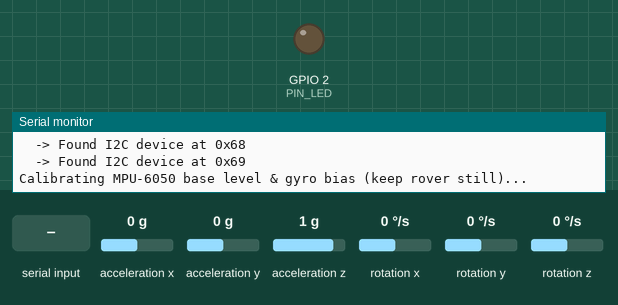
Recording of a sketch running on a simulated ESP32. Parts: output pins drawn as LEDs (lit = HIGH), the last lines printed to the serial monitor. Wiring (inferred from the names in the program): MPU-6050 motion sensor at I2C address 0x69. Dashed ring = blinking. The inputs (shaded band) are chosen by the test bench; at power-on: acceleration x 0 g, acceleration y 0 g, acceleration z 1 g, rotation x 0 °/s, rotation y 0 °/s, rotation z 0 °/s.

Above: at 0.5 s.
At 2.4 s:
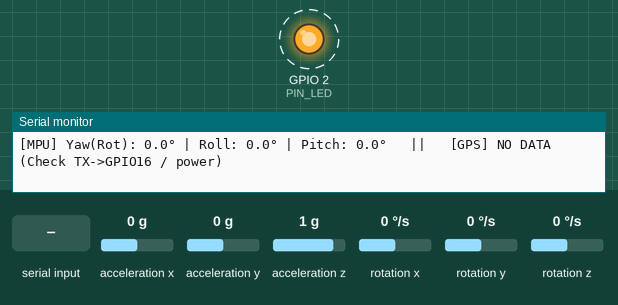
2.5 s: "z90\n" received over Serial
5.5 s: "S\n" received over the second serial link
Timing chart, 0 to 14.5 s (numbered marks = the images above; inputs shaded):
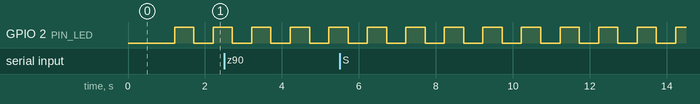

Measured:
- by itself, GPIO 2 (PIN_LED): alternates HIGH for 0.50 s and LOW for 0.50 s

The sketch:

esp32_mpu_gps_test.ino
```cpp
/* ==============================================================================
 * RiceTrack — Standalone ESP32 + MPU-6050 + NEO-6M GPS Diagnostic Test Sketch
 * ==============================================================================
 * Zero external libraries required! (Uses built-in Wire.h + Serial2)
 *
 * WIRING:
 *   MPU-6050 (I2C):
 *     VCC -> 3.3V (or 5V on GY-521)
 *     GND -> GND
 *     SDA -> GPIO 21
 *     SCL -> GPIO 22
 *
 *   NEO-6M GPS (UART2 @ 9600 baud):
 *     VCC -> 3.3V / 5V
 *     GND -> GND
 *     TX  -> GPIO 16 (ESP32 RX2)
 *     RX  -> GPIO 17 (ESP32 TX2)
 *
 * Open Serial Monitor at 115200 baud to see live MPU & GPS diagnostics!
 * ============================================================================== */

#include <Wire.h>
#include <math.h>

// Pins
const int PIN_I2C_SDA = 21;
const int PIN_I2C_SCL = 22;
const int PIN_GPS_RX  = 16;  // Connects to GPS TX
const int PIN_GPS_TX  = 17;  // Connects to GPS RX
const int PIN_LED     = 2;

// MPU-6050 state
uint8_t mpu_addr = 0x68;
bool mpu_ok = false;
float gx_bias = 0.0f, gy_bias = 0.0f, gz_bias = 0.0f;
float roll_zero = 0.0f, pitch_zero = 0.0f;
float roll_deg = 0.0f, pitch_deg = 0.0f, yaw_deg = 0.0f;
uint32_t last_imu_us = 0;

// GPS state
String nmea_line = "";
uint32_t gps_bytes_rx = 0;
uint32_t gps_sentences = 0;
bool gps_fix = false;
int gps_sats = 0;
double gps_lat = 0.0;
double gps_lon = 0.0;
String last_gga = "";

uint32_t last_print_ms = 0;

// ------------------------------------------------------------------------------
// NMEA PARSER HELPER (Zero external libraries)
// ------------------------------------------------------------------------------
double nmeaToDecimal(const String& raw, const String& hemi) {
  if (raw.length() < 4 || raw.indexOf('.') == -1) return 0.0;
  int dot = raw.indexOf('.');
  int degDigits = dot - 2;
  if (degDigits <= 0) return 0.0;
  double deg = raw.substring(0, degDigits).toDouble();
  double mins = raw.substring(degDigits).toDouble();
  double dec = deg + (mins / 60.0);
  if (hemi == "S" || hemi == "W") dec = -dec;
  return dec;
}

String getField(const String& line, int idx) {
  int start = 0;
  int count = 0;
  for (int i = 0; i <= (int)line.length(); i++) {
    if (i == (int)line.length() || line[i] == ',' || line[i] == '*') {
      if (count == idx) return line.substring(start, i);
      count++;
      start = i + 1;
    }
  }
  return "";
}

void parseNMEA(const String& line) {
  gps_sentences++;
  if (line.startsWith("$GPGGA") || line.startsWith("$GNGGA")) {
    last_gga = line;
    String latStr = getField(line, 2);
    String latH   = getField(line, 3);
    String lonStr = getField(line, 4);
    String lonH   = getField(line, 5);
    int fixQ      = getField(line, 6).toInt();
    gps_sats      = getField(line, 7).toInt();
    gps_fix       = (fixQ > 0);
    if (gps_fix && latStr.length() > 0 && lonStr.length() > 0) {
      gps_lat = nmeaToDecimal(latStr, latH);
      gps_lon = nmeaToDecimal(lonStr, lonH);
    }
  }
}

// ------------------------------------------------------------------------------
// MPU-6050 I2C SCAN + INIT + AUTO-CALIBRATION
// ------------------------------------------------------------------------------
bool initMPU() {
  Wire.begin(PIN_I2C_SDA, PIN_I2C_SCL, 400000);
  delay(30);

  Serial.println("Scanning I2C bus (SDA=21, SCL=22)...");
  int found = 0;
  for (uint8_t addr = 1; addr < 127; addr++) {
    Wire.beginTransmission(addr);
    if (Wire.endTransmission() == 0) {
      Serial.print("  -> Found I2C device at 0x");
      Serial.println(addr, HEX);
      if (addr == 0x68 || addr == 0x69) mpu_addr = addr;
      found++;
    }
  }
  if (found == 0) {
    Serial.println("  ❌ No I2C devices found! Check MPU-6050 VCC, GND, SDA(21), SCL(22).");
    return false;
  }

  // Wake up MPU-6050
  Wire.beginTransmission(mpu_addr);
  Wire.write(0x6B);
  Wire.write(0x00);
  if (Wire.endTransmission() != 0) return false;

  // 42 Hz DLPF filter
  Wire.beginTransmission(mpu_addr); Wire.write(0x1A); Wire.write(0x03); Wire.endTransmission();
  // Accel +/- 4g
  Wire.beginTransmission(mpu_addr); Wire.write(0x1C); Wire.write(0x08); Wire.endTransmission();
  // Gyro +/- 500 deg/s
  Wire.beginTransmission(mpu_addr); Wire.write(0x1B); Wire.write(0x08); Wire.endTransmission();

  delay(30);
  Serial.println("Calibrating MPU-6050 base level & gyro bias (keep rover still)...");

  long gx_s = 0, gy_s = 0, gz_s = 0;
  double r_s = 0.0, p_s = 0.0;
  int n = 0;
  for (int i = 0; i < 200; i++) {
    Wire.beginTransmission(mpu_addr);
    Wire.write(0x3B);
    if (Wire.endTransmission(false) == 0 && Wire.requestFrom((uint16_t)mpu_addr, (uint8_t)14, (bool)true) == 14) {
      int16_t ax = (Wire.read() << 8) | Wire.read();
      int16_t ay = (Wire.read() << 8) | Wire.read();
      int16_t az = (Wire.read() << 8) | Wire.read();
      Wire.read(); Wire.read();
      int16_t gx = (Wire.read() << 8) | Wire.read();
      int16_t gy = (Wire.read() << 8) | Wire.read();
      int16_t gz = (Wire.read() << 8) | Wire.read();
      float ax_g = ax / 8192.0f, ay_g = ay / 8192.0f, az_g = az / 8192.0f;
      r_s += atan2(ay_g, az_g) * 180.0 / M_PI;
      p_s += atan2(-ax_g, sqrt(ay_g * ay_g + az_g * az_g)) * 180.0 / M_PI;
      gx_s += gx; gy_s += gy; gz_s += gz;
      n++;
    }
    delay(2);
  }
  if (n > 0) {
    gx_bias = (float)gx_s / n;
    gy_bias = (float)gy_s / n;
    gz_bias = (float)gz_s / n;
    roll_zero = (float)(r_s / n);
    pitch_zero = (float)(p_s / n);
  }
  last_imu_us = micros();
  Serial.println("  ✅ MPU-6050 Ready & Auto-Calibrated to (0.0°, 0.0°, 0.0°)!");
  return true;
}

void updateMPU() {
  if (!mpu_ok) return;
  Wire.beginTransmission(mpu_addr);
  Wire.write(0x3B);
  if (Wire.endTransmission(false) != 0) return;
  if (Wire.requestFrom((uint16_t)mpu_addr, (uint8_t)14, (bool)true) < 14) return;

  int16_t ax = (Wire.read() << 8) | Wire.read();
  int16_t ay = (Wire.read() << 8) | Wire.read();
  int16_t az = (Wire.read() << 8) | Wire.read();
  Wire.read(); Wire.read();
  int16_t gx = (Wire.read() << 8) | Wire.read();
  int16_t gy = (Wire.read() << 8) | Wire.read();
  int16_t gz = (Wire.read() << 8) | Wire.read();

  float ax_g = ax / 8192.0f, ay_g = ay / 8192.0f, az_g = az / 8192.0f;
  float gx_dps = (gx - gx_bias) / 65.5f;
  float gy_dps = (gy - gy_bias) / 65.5f;
  float gz_dps = (gz - gz_bias) / 65.5f;
  if (fabs(gz_dps) < 0.25f) gz_dps = 0.0f;

  float accel_r = (atan2(ay_g, az_g) * 180.0f / M_PI) - roll_zero;
  float accel_p = (atan2(-ax_g, sqrt(ay_g * ay_g + az_g * az_g)) * 180.0f / M_PI) - pitch_zero;
  while (accel_r > 180.0f) accel_r -= 360.0f;
  while (accel_r < -180.0f) accel_r += 360.0f;
  while (accel_p > 180.0f) accel_p -= 360.0f;
  while (accel_p < -180.0f) accel_p += 360.0f;

  uint32_t now_us = micros();
  float dt = (now_us - last_imu_us) / 1000000.0f;
  if (dt <= 0.0f || dt > 0.5f) dt = 0.01f;
  last_imu_us = now_us;

  roll_deg  = 0.96f * (roll_deg  + gx_dps * dt) + 0.04f * accel_r;
  pitch_deg = 0.96f * (pitch_deg + gy_dps * dt) + 0.04f * accel_p;
  yaw_deg  += gz_dps * dt;
}

// ------------------------------------------------------------------------------
// SETUP & LOOP
// ------------------------------------------------------------------------------
void setup() {
  Serial.begin(115200);
  delay(400);
  pinMode(PIN_LED, OUTPUT);

  Serial.println("\n========================================================");
  Serial.println("   RiceTrack ESP32 + MPU-6050 + NEO-6M GPS Test");
  Serial.println("========================================================");

  // 1. Init MPU-6050
  mpu_ok = initMPU();

  // 2. Init NEO-6M GPS on UART2 (RX=16, TX=17, 9600 baud)
  Serial2.begin(9600, SERIAL_8N1, PIN_GPS_RX, PIN_GPS_TX);
  Serial.println("GPS UART2 started at 9600 baud (RX=GPIO16 <- GPS TX, TX=GPIO17 -> GPS RX)");
  Serial.println("Type 'z' in Serial Monitor to re-zero Compass Yaw.");
  Serial.println("========================================================\n");
}

void loop() {
  // Read MPU-6050 continuously
  updateMPU();

  // Read NEO-6M GPS UART2 bytes
  while (Serial2.available()) {
    char c = (char)Serial2.read();
    gps_bytes_rx++;
    if (c == '\n') {
      nmea_line.trim();
      if (nmea_line.startsWith("$")) parseNMEA(nmea_line);
      nmea_line = "";
    } else if (c != '\r') {
      if (nmea_line.length() < 120) nmea_line += c;
    }
  }

  // Serial command: type 'z' to zero yaw
  if (Serial.available()) {
    char cmd = Serial.read();
    if (cmd == 'z' || cmd == 'Z') {
      yaw_deg = 0.0f;
      Serial.println(">>> Compass Yaw zeroed to 0.0°");
    }
  }

  // Print clean diagnostic summary every 500ms
  uint32_t now = millis();
  if (now - last_print_ms >= 500) {
    last_print_ms = now;
    digitalWrite(PIN_LED, !digitalRead(PIN_LED));

    Serial.print("[MPU] ");
    if (mpu_ok) {
      Serial.print("Yaw(Rot): "); Serial.print(yaw_deg, 1); Serial.print("°");
      Serial.print(" | Roll: ");  Serial.print(roll_deg, 1); Serial.print("°");
      Serial.print(" | Pitch: "); Serial.print(pitch_deg, 1); Serial.print("°");
    } else {
      Serial.print("NOT DETECTED");
    }

    Serial.print("   ||   [GPS] ");
    if (gps_bytes_rx == 0) {
      Serial.print("NO DATA (Check TX->GPIO16 / power)");
    } else if (!gps_fix) {
      Serial.print("CONNECTED (Searching sky... Sats: ");
      Serial.print(gps_sats);
      Serial.print(", NMEA pkts: ");
      Serial.print(gps_sentences);
      Serial.print(")");
    } else {
      Serial.print("FIX OK! Lat: "); Serial.print(gps_lat, 6);
      Serial.print(", Lon: ");       Serial.print(gps_lon, 6);
      Serial.print(" (Sats: ");      Serial.print(gps_sats);
      Serial.print(")");
    }
    Serial.println();
  }
}
```
